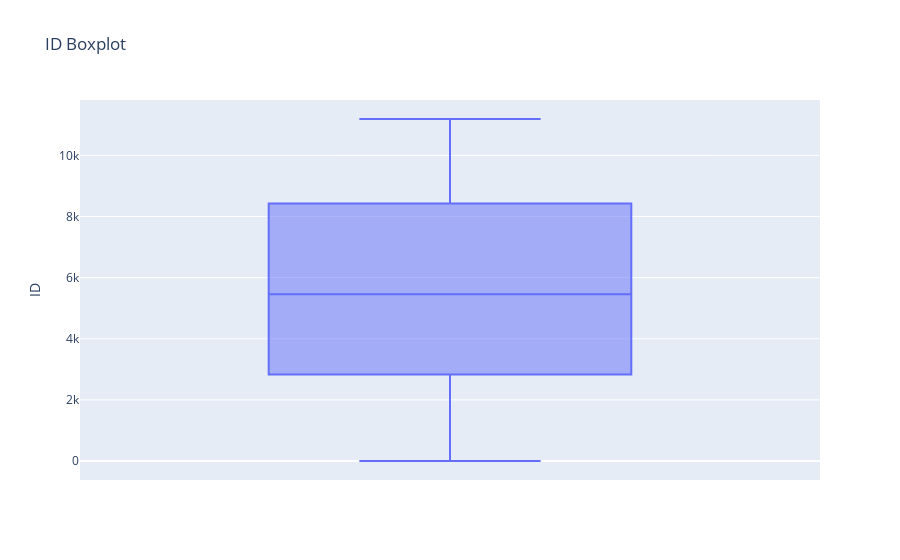
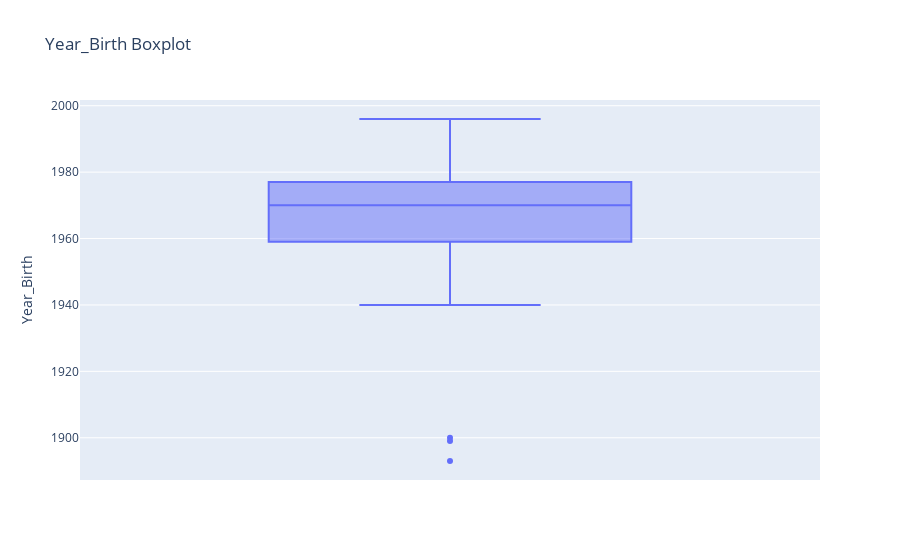
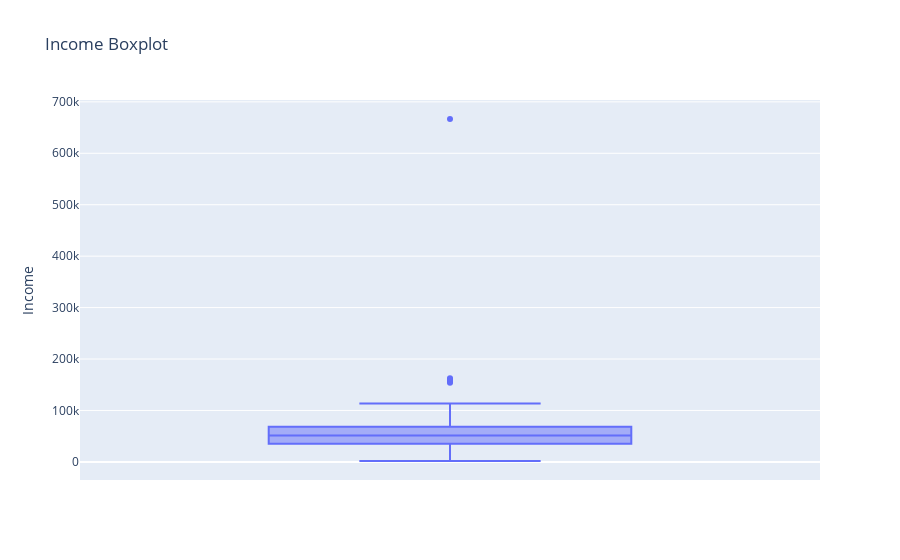

Notebook cell for these charts, in order:
### Code cell
# melihat korelasi menggunakan Boxplot
import plotly.express as px
for col in numeric_data.columns :
    fig = px.box(numeric_data, y=numeric_data[col], title=f"{col} Boxplot")
    fig.show(renderer='jupyterlab')

### Figure 1 — Plotly figure (JSON) as saved in the notebook; plotly's stock layout.template omitted (floating-point values rounded to 4 significant figures; data arrays with more than 128 entries replaced by an {"elided": "..."} marker saying what was removed)
{"data": [{"alignmentgroup": "True", "hovertemplate": "ID=%{y}<extra></extra>", "legendgroup": "", "marker": {"color": "#636efa"}, "name": "", "notched": false, "offsetgroup": "", "orientation": "v", "showlegend": false, "type": "box", "x0": " ", "xaxis": "x", "y": {"elided": "2240 int values"}, "y0": " ", "yaxis": "y"}], "layout": {"boxmode": "group", "legend": {"tracegroupgap": 0}, "title": {"text": "ID Boxplot"}, "xaxis": {"anchor": "y", "domain": [0, 1]}, "yaxis": {"anchor": "x", "domain": [0, 1], "title": {"text": "ID"}}}}

### Figure 2 — Plotly figure (JSON) as saved in the notebook; plotly's stock layout.template omitted (floating-point values rounded to 4 significant figures; data arrays with more than 128 entries replaced by an {"elided": "..."} marker saying what was removed)
{"data": [{"alignmentgroup": "True", "hovertemplate": "Year_Birth=%{y}<extra></extra>", "legendgroup": "", "marker": {"color": "#636efa"}, "name": "", "notched": false, "offsetgroup": "", "orientation": "v", "showlegend": false, "type": "box", "x0": " ", "xaxis": "x", "y": {"elided": "2240 int values"}, "y0": " ", "yaxis": "y"}], "layout": {"boxmode": "group", "legend": {"tracegroupgap": 0}, "title": {"text": "Year_Birth Boxplot"}, "xaxis": {"anchor": "y", "domain": [0, 1]}, "yaxis": {"anchor": "x", "domain": [0, 1], "title": {"text": "Year_Birth"}}}}

### Figure 3 — Plotly figure (JSON) as saved in the notebook; plotly's stock layout.template omitted (floating-point values rounded to 4 significant figures; data arrays with more than 128 entries replaced by an {"elided": "..."} marker saying what was removed)
{"data": [{"alignmentgroup": "True", "hovertemplate": "Income=%{y}<extra></extra>", "legendgroup": "", "marker": {"color": "#636efa"}, "name": "", "notched": false, "offsetgroup": "", "orientation": "v", "showlegend": false, "type": "box", "x0": " ", "xaxis": "x", "y": {"elided": "2240 int values"}, "y0": " ", "yaxis": "y"}], "layout": {"boxmode": "group", "legend": {"tracegroupgap": 0}, "title": {"text": "Income Boxplot"}, "xaxis": {"anchor": "y", "domain": [0, 1]}, "yaxis": {"anchor": "x", "domain": [0, 1], "title": {"text": "Income"}}}}
